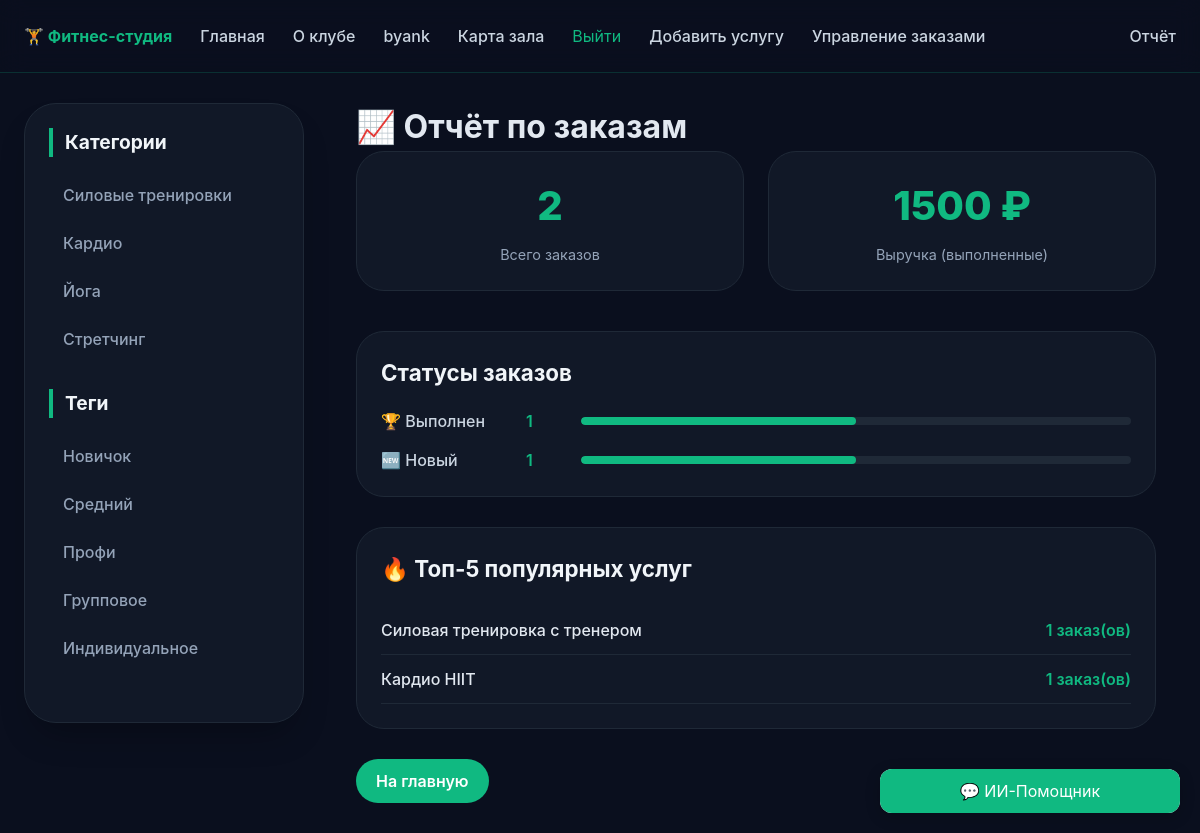
Page /orders/report/ (signed in) on the committed database.
### users/models.py (models this page shows, shortened)
class User(AbstractUser):
    phone = models.CharField(max_length=20, blank=True, verbose_name='Телефон')
    address = models.CharField(max_length=255, blank=True, verbose_name='Адрес')
    avatar = models.ImageField(upload_to='avatars/', blank=True, null=True, verbose_name='Аватар')

### services/models.py (models this page shows, shortened)
class Category(models.Model):
    name = models.CharField(max_length=100, db_index=True, verbose_name='Категория')
    slug = models.SlugField(max_length=100, unique=True, db_index=True, verbose_name='URL')
    def get_absolute_url(self):
        return reverse('services:category', kwargs={'cat_slug': self.slug})
    class Meta:
        verbose_name = 'Категория'
        verbose_name_plural = 'Категории'

class Tag(models.Model):
    name = models.CharField(max_length=100, db_index=True, verbose_name='Тэг')
    slug = models.SlugField(max_length=100, unique=True, db_index=True, verbose_name='URL')
    def get_absolute_url(self):
        return reverse('services:tag', kwargs={'tag_slug': self.slug})
    class Meta:
        verbose_name = 'Тэг'
        verbose_name_plural = 'Тэги'

class Service(models.Model):
    title = models.CharField(max_length=255, verbose_name='Название услуги')
    slug = models.SlugField(max_length=255, unique=True, db_index=True, verbose_name='URL')
    description = models.TextField(verbose_name='Описание')
    price = models.DecimalField(max_digits=10, decimal_places=2, verbose_name='Цена')
    duration = models.PositiveIntegerField(help_text='Длительность в минутах', verbose_name='Длительность (мин)')
    category = models.ForeignKey(Category, on_delete=models.PROTECT, verbose_name='Категория')
    tags = models.ManyToManyField(Tag, blank=True, verbose_name='Тэги')
    photo = models.ImageField(upload_to='services/%Y/%m/%d/', blank=True, verbose_name='Фото')
    is_published = models.BooleanField(default=True, verbose_name='Опубликовано')
    time_create = models.DateTimeField(auto_now_add=True, verbose_name='Время создания')
    time_update = models.DateTimeField(auto_now=True, verbose_name='Время изменения')
    class Meta:
        verbose_name = 'Услуга'
        verbose_name_plural = 'Услуги'
        ordering = ['-time_create']

### orders/views.py (the view)
# urls.py: path('report/', views.report, name='report'),
@staff_member_required
def report(request):
    total_orders = Order.objects.count()
    status_stats = Order.objects.values('status').annotate(cnt=Count('id'))
    revenue = Order.objects.filter(status='completed').aggregate(total=Sum('service__price'))['total'] or 0
    popular_services = Order.objects.values('service__title').annotate(cnt=Count('id')).order_by('-cnt')[:5]
    context = {
        'total_orders': total_orders,
        'status_stats': status_stats,
        'revenue': revenue,
        'popular_services': popular_services,
    }
    return render(request, 'orders/report.html', context)

### services/context_processors.py (called while the page is built)
def get_sidebar_data(request):
    return {
        'categories': Category.objects.all(),
        'tags': Tag.objects.all(),
    }

### orders/templates/orders/report.html
{% extends 'base.html' %}
{% block content %}
<div class="report-page">
    <h1>📈 Отчёт по заказам</h1>
    <div class="report-stats">
        <div class="stat-card">
            <div class="stat-number">{{ total_orders }}</div>
            <div class="stat-label">Всего заказов</div>
        </div>
        <div class="stat-card">
            <div class="stat-number">{{ revenue|floatformat:0 }} ₽</div>
            <div class="stat-label">Выручка (выполненные)</div>
        </div>
    </div>
    <div class="report-section">
        <h2>Статусы заказов</h2>
        <div class="status-list">
            {% for stat in status_stats %}
            <div class="status-item">
                <span class="status-name">
                    {% if stat.status == 'new' %}🆕 Новый
                    {% elif stat.status == 'confirmed' %}✅ Подтверждён
                    {% elif stat.status == 'completed' %}🏆 Выполнен
                    {% elif stat.status == 'canceled' %}❌ Отменён
                    {% endif %}
                </span>
                <span class="status-count">{{ stat.cnt }}</span>
                <div class="status-bar">
                    <div class="status-bar-fill" style="width: {% widthratio stat.cnt total_orders 100 %}%;"></div>
                </div>
            </div>
            {% endfor %}
        </div>
    </div>
    <div class="report-section">
        <h2>🔥 Топ-5 популярных услуг</h2>
        <ul class="top-services">
            {% for s in popular_services %}
            <li>
                <span class="service-name">{{ s.service__title }}</span>
                <span class="service-count">{{ s.cnt }} заказ(ов)</span>
            </li>
            {% empty %}
            <li>Нет данных</li>
            {% endfor %}
        </ul>
    </div>
    <a href="{% url 'services:home' %}" class="btn">На главную</a>
</div>
{% endblock %}

### templates/base.html (shortened to what this page needs)
{% load static %}
<!DOCTYPE html>
<html lang="ru">
<head>
    <link rel="stylesheet" href="{% static 'css/styles.css' %}">
</head>
<body>
    <header>
        <nav>
            <a href="{% url 'services:home' %}" style="font-weight: bold; color: #10b981;">🏋️ Фитнес-студия</a>
            <a href="{% url 'services:home' %}">Главная</a>
            <a href="{% url 'services:about' %}">О клубе</a>
            {% if user.is_authenticated %}
                <a href="{% url 'users:profile' %}">{{ user.username }}</a>
                <a href="{% url 'services:map_page' %}">Карта зала</a>
                <form action="{% url 'users:logout' %}" method="post" style="display: inline;">
    <button type="submit" style="background: none; border: none; color: #10b981; cursor: pointer; font: inherit; padding: 0;">Выйти</button>
</form>
                {% if perms.services.add_service %}
                    <a href="{% url 'services:add_service' %}">Добавить услугу</a>
                {% endif %}
                {% if user.is_staff %}
                    <a href="{% url 'orders:all_orders' %}">Управление заказами</a>
                    <a href="{% url 'orders:report' %}">Отчёт</a>
                {% endif %}
            {% else %}
                <a href="{% url 'users:login' %}">Войти</a>
                <a href="{% url 'users:register' %}">Регистрация</a>
            {% endif %}
        </nav>
    </header>
    <div class="container">
        <aside class="sidebar">
            <h3>Категории</h3>
            <ul>
                {% for cat in categories %}
                    <li><a href="{{ cat.get_absolute_url }}">{{ cat.name }}</a></li>
                {% endfor %}
            </ul>
            <h3>Теги</h3>
            <ul>
                {% for t in tags %}
                    <li><a href="{{ t.get_absolute_url }}">{{ t.name }}</a></li>
                {% endfor %}
            </ul>
        </aside>
        <main class="content">
            {% block content %}
            {% endblock %}
        </main>
    </div>
<div class="ai-chat-widget" style="position: fixed; bottom: 20px; right: 20px; width: 300px; background: white; border-radius: 12px; box-shadow: 0 4px 15px rgba(0,0,0,0.2); overflow: hidden; z-index: 1000;">
    <div class="chat-header" style="background: #10b981; padding: 10px; color: white; text-align: center; cursor: pointer;">
        💬 ИИ-Помощник
    </div>
</div>
</body>
</html>

### static/css/styles.css (style rules this page uses)
* { margin: 0; padding: 0; box-sizing: border-box; }
body { font-family: 'Inter', 'Segoe UI', system-ui, -apple-system, sans-serif; background: #0a0f1e; color: #e2e8f0; line-height: 1.5; }
header { background: rgba(10, 15, 30, 0.9); backdrop-filter: blur(12px); border-bottom: 1px solid rgba(16, 185, 129, 0.2); position: sticky; top: 0; z-index: 100; }
nav { max-width: 1300px; margin: 0 auto; padding: 18px 24px; display: flex; gap: 28px; align-items: center; flex-wrap: wrap; }
nav a { text-decoration: none; color: #cbd5e1; font-weight: 500; transition: 0.2s; padding: 6px 0; position: relative; }
nav a::after { content: ''; position: absolute; bottom: 0; left: 0; width: 0; height: 2px; background: #10b981; transition: width 0.2s; box-shadow: 0 0 6px #10b981; }
nav a:last-child { margin-left: auto; }
.container { max-width: 1300px; margin: 30px auto; padding: 0 24px; display: flex; gap: 32px; }
.sidebar { width: 280px; flex-shrink: 0; background: #111827; border-radius: 32px; padding: 24px; border: 1px solid #1f2937; box-shadow: 0 20px 35px -12px rgba(0, 0, 0, 0.3); position: sticky; top: 90px; align-self: start; }
.sidebar h3 { font-size: 1.2rem; font-weight: 700; margin-bottom: 18px; padding-left: 12px; border-left: 4px solid #10b981; color: #f1f5f9; }
.sidebar ul { list-style: none; margin-bottom: 30px; }
.sidebar ul li { margin-bottom: 8px; }
.sidebar ul li a { display: block; padding: 8px 14px; color: #94a3b8; text-decoration: none; border-radius: 40px; transition: all 0.2s; font-weight: 500; }
.content { flex: 1; }
.btn { display: inline-block; background: #10b981; color: white; border: none; padding: 10px 20px; border-radius: 40px; font-weight: 600; text-decoration: none; transition: 0.2s; cursor: pointer; text-align: center; }
.report-page { max-width: 800px; margin: 0 auto; }
.report-stats { display: flex; gap: 24px; margin-bottom: 40px; flex-wrap: wrap; }
.stat-card { background: #111827; border: 1px solid #1f2937; border-radius: 28px; padding: 24px; text-align: center; flex: 1; transition: all 0.2s; }
.stat-number { font-size: 2.5rem; font-weight: 800; color: #10b981; margin-bottom: 8px; }
.stat-label { color: #94a3b8; font-size: 0.9rem; }
.report-section { background: #111827; border: 1px solid #1f2937; border-radius: 28px; padding: 24px; margin-bottom: 30px; }
.report-section h2 { margin-bottom: 20px; color: #f1f5f9; font-size: 1.4rem; }
.status-list { display: flex; flex-direction: column; gap: 15px; }
.status-item { display: flex; align-items: center; gap: 15px; flex-wrap: wrap; }
.status-name { width: 130px; font-weight: 500; color: #cbd5e1; }
.status-count { width: 40px; font-weight: 600; color: #10b981; }
.status-bar { flex: 1; height: 8px; background: #1f2937; border-radius: 10px; overflow: hidden; }
.status-bar-fill { height: 100%; background: #10b981; border-radius: 10px; }
.top-services { list-style: none; }
.top-services li { display: flex; justify-content: space-between; padding: 12px 0; border-bottom: 1px solid #1f2937; }
.top-services .service-name { font-weight: 500; }
.top-services .service-count { color: #10b981; font-weight: 600; }

### rows in the picture
User: username "byank"
Category: name "Силовые тренировки"
Category: name "Кардио"
Category: name "Йога"
Category: name "Стретчинг"
Tag: name "Новичок"
Tag: name "Средний"
Tag: name "Профи"
Tag: name "Групповое"
Tag: name "Индивидуальное"
Service: service__title "Силовая тренировка с тренером", cnt "1"
Service: service__title "Кардио HIIT", cnt "1"

### other values in the picture
{{ total_orders }} "2"
{{ revenue|floatformat:0 }} "1500"
{{ stat.cnt }} "1" "1"
